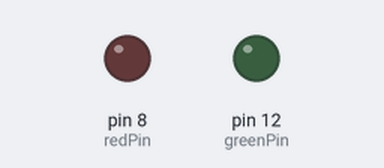
Recording of a sketch running on a simulated Arduino Uno, built with avr-gcc and run on an emulated ATmega328P. Shown: output pins drawn as LEDs (lit = HIGH).

Above: at 0.15 s.
At 2.85 s:
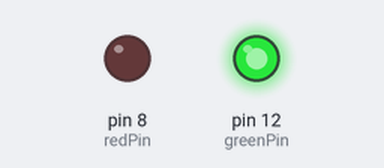
At 7.05 s:
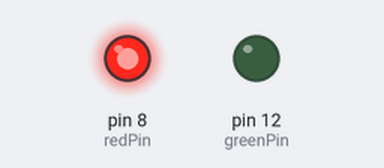
Timing chart, 0 to 7.6 s (numbered marks = the images above):
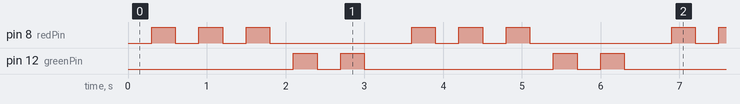

The sketch:

blinkLoop.ino
```cpp
int greenPin = 12;
int redPin = 8;
int time = 300;


void setup() {
  // put your setup code here, to run once:
  pinMode(redPin,OUTPUT);
  pinMode(greenPin,OUTPUT);

}

void loop() {
  // put your main code here, to run repeatedly:
  digitalWrite(redPin,LOW);
  digitalWrite(greenPin,LOW);
  delay(time);

  for(int j = 0; j < 3; j++){
    digitalWrite(redPin,HIGH);
    delay(time);
    digitalWrite(redPin,LOW);
    delay(time);
  }


  for(int i = 0; i < 2; i++){
    digitalWrite(greenPin,HIGH);
    delay(time);
    digitalWrite(greenPin,LOW);
    delay(time);
  }


}
```

Measured:
- by itself, pin 8 (redPin): repeats every 3.3 s: 2 × (LOW 0.30 s, HIGH 0.30 s), LOW 1.8 s, HIGH 0.30 s
- by itself, pin 12 (greenPin): repeats every 3.3 s: LOW 0.30 s, HIGH 0.30 s, LOW 2.4 s, HIGH 0.30 s
- by itself, everything shown: repeats every 3.3 s, in 10 steps
